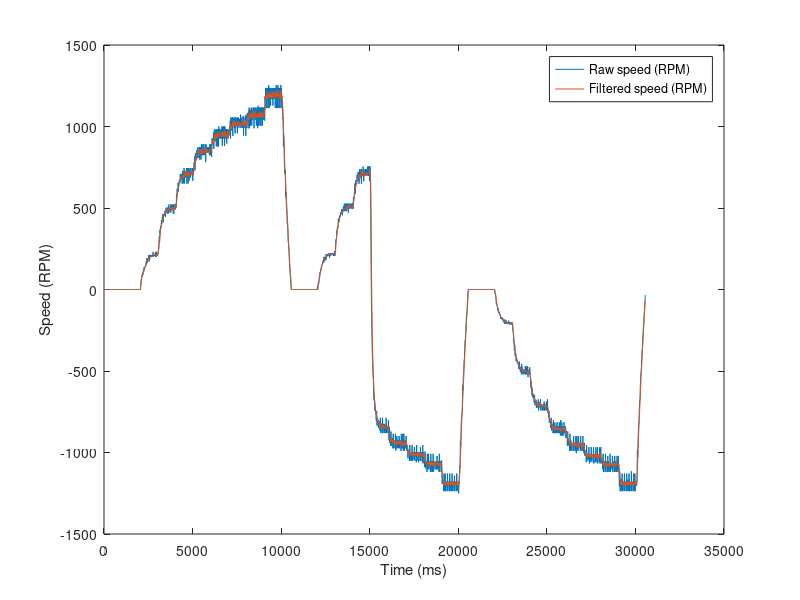

MATLAB code to generate this figure: (Note: this script raises an error after producing the figure.)
A=load('MotorRPM12.csv');

RPM=A(:,2);
Time=A(:,3);
Input=A(:,1);

figure(1)
plot(Time,RPM)
hold on


%Lowpass filter
v=RPM;
for i=2:length(RPM)
 v(i)=0.854*v(i-1)+0.0728*RPM(i)+0.0728*RPM(i-1);
end


B = 1/3*ones(3,1);
Mfilt = filter(B,1,RPM);

plot(Time,Mfilt)
legend("Raw speed (RPM)", "Filtered speed (RPM)");
xlabel("Time (ms)");
ylabel("Speed (RPM)");
hold on
yyaxis right
plot(Time,Input)
% Input=255*ones(length(RPM),1);

t=Time;
for i=2:length(Time)
    t(i)=Time(i)-Time(i-1);
end
